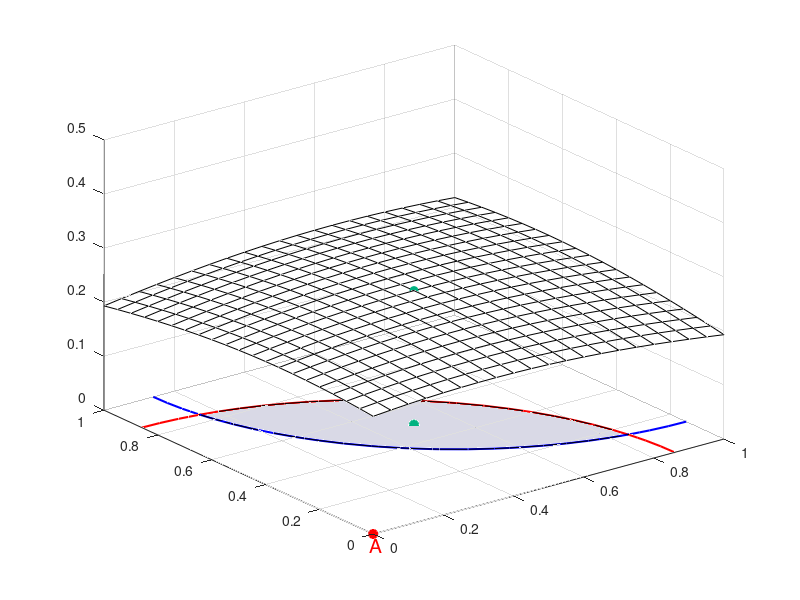

Write the MATLAB code that produced this figure. (Note: this script raises an error after producing the figure.)
clear all
clc

mu1 = [0 0];
mu2 = [1 1];
sigma = [1 0; 0 1];

x1 = -3:.05:5;
x2 = -3:.05:5;
[X1,X2] = meshgrid(x1,x2);
X = [X1(:) X2(:)];

y1 = mvnpdf(X,mu1,sigma);
y1 = reshape(y1,length(x2),length(x1));
y2 = mvnpdf(X,mu2,sigma);
y2 = reshape(y2,length(x2),length(x1));
y = y1+y2;

%find maximum point of y 
[tempV1, tempI1] = max(y);
[tempV2, tempI2] = max(max(y));

maxValue = tempV2;
max_x1 = x1(tempI1(tempI2));
max_x2 = x2(tempI2);

% plot surface
s1 = surf(X1,X2, y,'FaceAlpha',0);
hold on

% denote the maximum on the bottom
scatter(max_x1,max_x2,'MarkerEdgeColor',[0 .7 .5],...
    'MarkerFaceColor',[0 .7 .5],...
    'LineWidth',1.5)

% denote the maximum on the surface
scatter3(max_x1,max_x2,maxValue,'MarkerEdgeColor',[0 .7 .5],...
    'MarkerFaceColor',[0 .7 .5])

% zoom in to overlapped region
xlim([0 1])
ylim([0 1])
zlim([0 0.5])

% 1st contour 
c1 = contour(x1,x2,y1,[0.11 0.11], 'r', 'LineWidth',1.5 );
hold on

% A: point and test 
scatter(mu1(1),mu1(2),'MarkerEdgeColor','r',...
    'MarkerFaceColor','r',...
    'LineWidth',1.5)
text(-0.05,-0.05, 0,'A', 'Color','r','FontSize', 14)
hold on

% 2st contour 
c2 = contour(x1,x2,y2,[0.11 0.11], 'b', 'LineWidth',1.5);
hold on
scatter(mu2(1),mu2(2),'MarkerEdgeColor','b',...
    'MarkerFaceColor','b',...
    'LineWidth',1.5)
% B: point and test 
text(1.05,1.05, 0,'B', 'Color','b','FontSize', 14)


startN = 45;
endN = 70;

startN2 = 114;
endN2 =141;

btwRegion = [c1(1,startN:endN), c2(1,startN2:endN2)];
x_region = [c1(2,startN:endN), c2(2,startN2:endN2)];
ff = fill(x_region, btwRegion, [0.85 0.85 0.90]);
ff.EdgeColor = 'none';


fig = gca;
xLab = xlabel('S','FontSize', 14);
xticks([]);
yLab = ylabel('T','FontSize', 14);
yticks([]);
zlabel('K','FontSize', 14)
zticks([])

